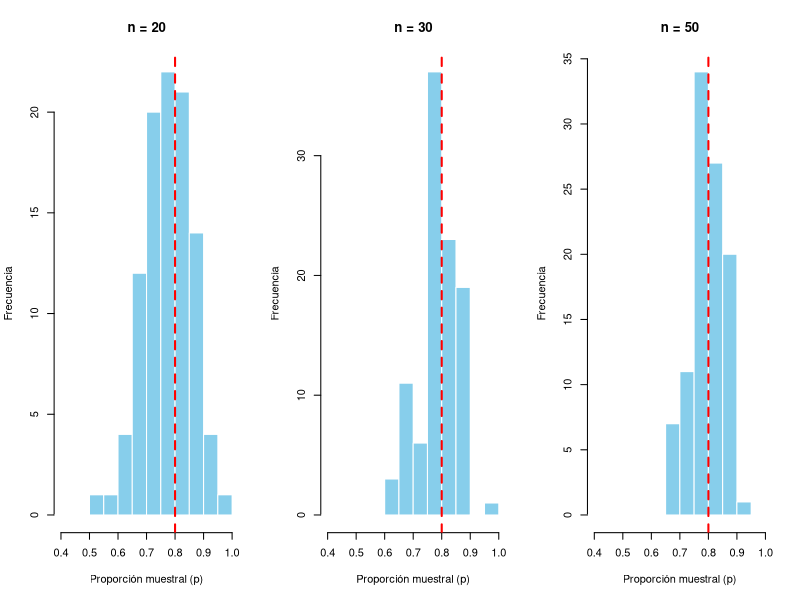

Reproduce this figure in R.
## ---- chunk 1
set.seed(123) # Asegura que los resultados sean replicables 
replicas<- 100 # Número de repeticiones (réplicas) 
pi <- 0.80 # Probabilidad de éxito de la marca Z
## ---- chunk 2
tamanos_n <- c(20, 30, 50)
## ---- chunk 3
par(mfrow = c(1, 3))

## ---- chunk 4
for (n in tamanos_n) {

# Simular 100 muestras binomiales de tamaño n 
# rbinom genera el número de éxitos 'X' directamente 
exitos_X <- rbinom(n = replicas, size = n, prob = pi)

# Calcular el estadístico p (proporción muestral) para cada réplica
proporciones_p <- exitos_X / n

# Construir el histograma de las proporciones obtenidas
hist(proporciones_p, 
     breaks = seq(0, 1, by = 0.05), # Intervalos de las barras 
     xlim =c(0.4, 1), # Límites del eje X enfocados en los datos 
     main = paste("n =", n), # Título del gráfico 
     xlab = "Proporción muestral (p)", ylab = "Frecuencia", col = "skyblue", border = "white")

# Línea roja para mostrar dónde está el valor real (0.80)
abline(v = pi, col = "red", lwd = 2, lty = 2) 
}
